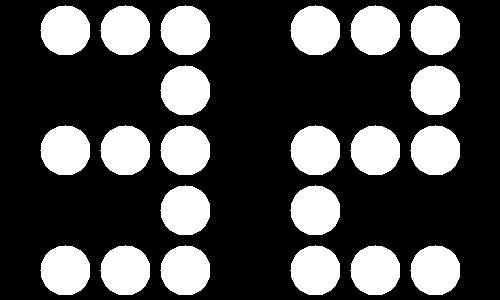

Source code (Python):
"""
Usage:
    pip install numpy pillow
    python dotmatrix.py n_d
    , where n_d \in {00,01,..,99}
"""
__author__ = "Gurbaaz Singh Nandra"
__rollno__ = 190349
__filename__ = "dotmatrix.py"
__description__ = """dotmatrix.py, which accepts command line docking station number 
nd ∈ {00, 01, ..., 99} and directly stores the dotmatrix.jpg file at current location"""

import sys
import argparse
from typing import Tuple
import numpy as np
from PIL import Image

digits_pattern = {
    0: [0, 1, 2, 3, 5, 6, 8, 9, 11, 12, 13, 14],
    1: [2, 5, 8, 11, 14],
    2: [0, 1, 2, 5, 6, 7, 8, 9, 12, 13, 14],
    3: [0, 1, 2, 5, 6, 7, 8, 11, 12, 13, 14],
    4: [0, 2, 3, 5, 6, 7, 8, 11, 14],
    5: [0, 1, 2, 3, 6, 7, 8, 11, 12, 13, 14],
    6: [0, 1, 2, 3, 6, 7, 8, 9, 11, 12, 13, 14],
    7: [0, 1, 2, 5, 8, 11, 14],
    8: [0, 1, 2, 3, 5, 6, 7, 8, 9, 11, 12, 13, 14],
    9: [0, 1, 2, 3, 5, 6, 7, 8, 11, 12, 13, 14],
}

circles_centers = []

for i in [30, 90, 150, 210, 270]:
    for j in [65, 125, 185]:
        circles_centers.append((i, j))


def shift_offset(cc: Tuple) -> Tuple:
    x, y = cc
    return (x, y + 250)


def draw_circle(A: np.ndarray, center: Tuple, radius: int) -> np.ndarray:
    x0, y0 = center

    for i in range(x0 - radius, x0 + radius):
        for j in range(y0 - radius, y0 + radius):
            if (i - x0) ** 2 + (j - y0) ** 2 <= radius**2:
                A[(i, j)] = 1

    return A


def draw_digits(A: np.ndarray, pattern: str) -> np.ndarray:
    global circles_centers
    global digits_pattern

    for i, p in enumerate(pattern):
        for dp in digits_pattern[int(p)]:
            circle_center = circles_centers[dp]

            if i == 1:
                circle_center = shift_offset(circle_center)

            A = draw_circle(A, circle_center, 25)

    return A


def save_image(A: np.ndarray, filename: str):
    Image.fromarray(A * 255).convert("L").save(filename)


def main():
    try:
        parser = argparse.ArgumentParser()
        parser.add_argument(
            "n_d",
            type=str,
            help="Docking station number nd ∈ {00, 01, ..., 99}",
        )
        args = parser.parse_args()

        if not len(args.n_d) == 2 or not args.n_d.isnumeric():
            print(
                "Please enter two digit docking station number as nd ∈ {00, 01, ..., 99}"
            )
            return -1

        A = np.zeros((300, 500))

        A = draw_digits(A, args.n_d)

        save_image(A, "dotmatrix.jpg")

        print("Dotmatrix image generated and saved successfully as dotmatrix.jpg")
        return 0

    except Exception as e:
        print(e)
        return -1


if __name__ == "__main__":
    sys.exit(main())
